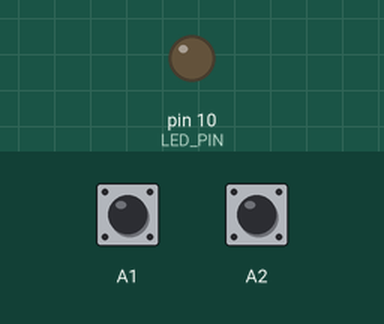
A sketch run on a simulated Arduino Uno, built with avr-gcc and run on an emulated ATmega328P. On the bench: output pins drawn as LEDs (lit = HIGH). The test bench sets the inputs (shaded band); at power-on: A2 HIGH, A1 HIGH.

Above: at 1.2 s.
1.3 s: A2 pulled LOW for 3.2 s
At 3.8 s:
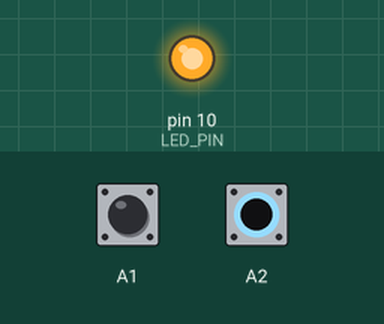
6.8 s: A1 pulled LOW for 3.2 s
Timing chart, 0 to 17.5 s (numbered marks = the images above; inputs shaded):
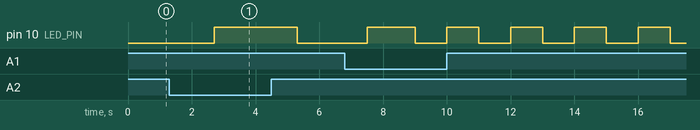

The sketch:

tarefa1.ino
```cpp
//TAREFA 1

//piscar o LED a cada 1 segundo
//botão1: acelerar o pisca-pisca a cada pressionada
//botão2: desacelerar a cada pressionada
//botão 1+2 menos de 500 ms: parar de piscar


//por algum motivo, no meu arduíno HIGH deixa o LED apagado, LOW deixa o LED aceso,
// e !digitalRead(A2) significa que o botão A2 foi apertado

#define LED_PIN 10

void setup() {
  // put your setup code here, to run once:
  // Enable pin 13 for digital output
  pinMode(LED_PIN, OUTPUT);

  pinMode(5, INPUT);
  pinMode(A1, INPUT_PULLUP);
  pinMode(A2, INPUT_PULLUP);

}

unsigned long int old = millis();
bool LED_State = true;
//começamos com delay de 1 segundo
int LED_delay = 1000;

int last_pressed1 = 0;
int last_pressed2 = 1000;

void loop() {
  // put your main code here, to run repeatedly:
  unsigned long int now = millis();
  if(now >= old + LED_delay)
  {
    old = now;
    LED_State = !LED_State;
    digitalWrite(LED_PIN, LED_State);
  }

  int but1 = digitalRead(A1);
  int but2 = digitalRead(A2);


  //se botão 1 pressionado agora e não foi pressionado nos últimos 500ms
  if(!but1 && last_pressed1 + 200 < now)
  {
    if(last_pressed1 + 200 < now)
    {
      //acelera pisca-pisca
      LED_delay = max(LED_delay - 100, 100);
    }
    last_pressed1 = now;

  }

  if(!but2 && last_pressed2 + 200 < now)
  {
    if(last_pressed2 + 200 < now)
    {
      //acelera pisca-pisca
      LED_delay = LED_delay + 100;
    }
    last_pressed2 = now;
  }

  //se botões 1 e 2 foram apertados com menos de 500ms de intervalo,
  if(abs(last_pressed1 - last_pressed2) <= 500)
  {
    //pára de piscar(mantendo o LED do jeito que está)
    while(1);
  }


}
```

Measured:
- by itself, pin 10 (LED_PIN): repeats every 2.0 s: LOW 1.0 s, HIGH 1.0 s
